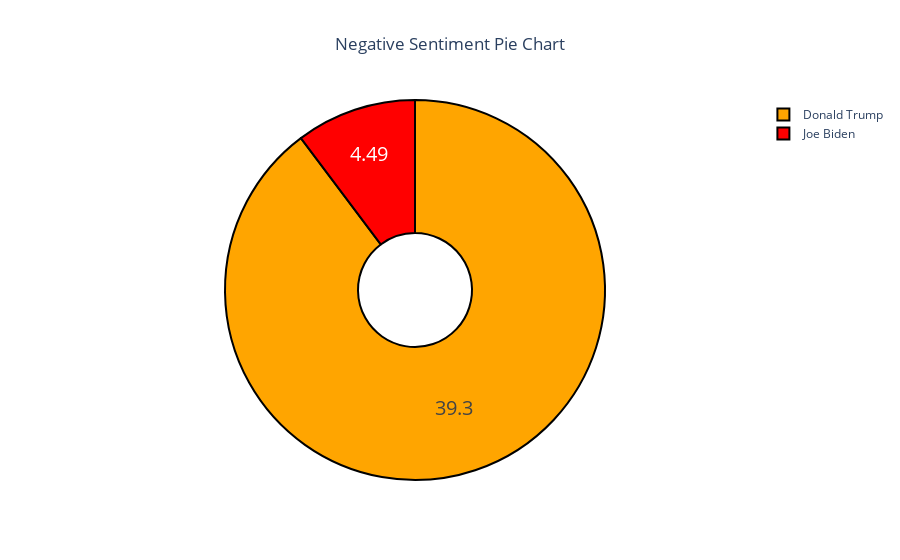

This figure's notebook cell:
### Code cell
# Create pie chart for negative sentiment
fig_neg = go.Figure(data=[go.Pie(labels=Politicians, values=lis_neg, hole=0.3)])
fig_neg.update_traces(hoverinfo='label+percent', textinfo='value', textfont_size=20,
                      marker=dict(colors=['red', 'orange'], line=dict(color='#000000', width=2)))
fig_neg.update_layout(title_text='Negative Sentiment Pie Chart', title_x=0.5)

fig_neg.show()

### Figure 1 — Plotly figure (JSON) as saved in the notebook; plotly's stock layout.template omitted (floating-point values rounded to 4 significant figures)
{"data": [{"hole": 0.3, "hoverinfo": "label+percent", "labels": ["Joe Biden", "Donald Trump"], "marker": {"colors": ["red", "orange"], "line": {"color": "#000000", "width": 2}}, "textfont": {"size": 20}, "textinfo": "value", "type": "pie", "values": [4.49, 39.3]}], "layout": {"autosize": true, "title": {"text": "Negative Sentiment Pie Chart", "x": 0.5}}}
